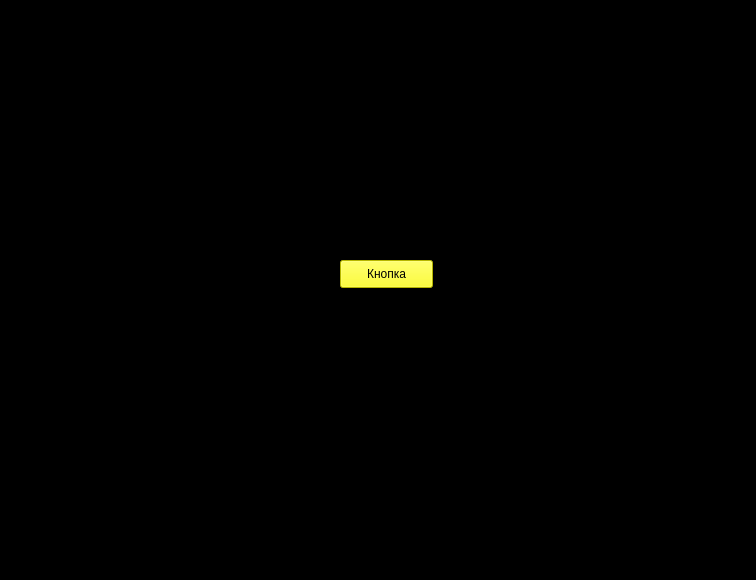
<?xml version="1.0" encoding="UTF-8"?>
<ui version="4.0">
 <class>Form</class>
 <widget class="QWidget" name="Form">
  <property name="geometry">
   <rect>
    <x>0</x>
    <y>0</y>
    <width>756</width>
    <height>580</height>
   </rect>
  </property>
  <property name="windowTitle">
   <string>Git и желтые окружности</string>
  </property>
  <property name="styleSheet">
   <string notr="true">background-color: rgb(0, 0, 0);</string>
  </property>
  <widget class="QPushButton" name="pushButton">
   <property name="geometry">
    <rect>
     <x>340</x>
     <y>260</y>
     <width>93</width>
     <height>28</height>
    </rect>
   </property>
   <property name="styleSheet">
    <string notr="true">background-color: rgb(255, 255, 0);</string>
   </property>
   <property name="text">
    <string>Кнопка</string>
   </property>
  </widget>
 </widget>
 <resources/>
 <connections/>
</ui>
